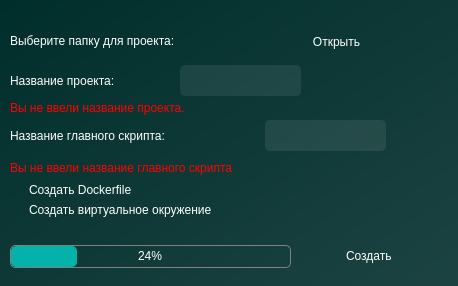
<?xml version="1.0" encoding="UTF-8"?>
<ui version="4.0">
 <class>WidgetCreateProject</class>
 <widget class="QWidget" name="WidgetCreateProject">
  <property name="geometry">
   <rect>
    <x>0</x>
    <y>0</y>
    <width>458</width>
    <height>286</height>
   </rect>
  </property>
  <property name="windowTitle">
   <string>Создание проекта</string>
  </property>
  <property name="windowIcon">
   <iconset>
    <normaloff>../../../../../../Downloads/create_new_folder_FILL0_wght400_GRAD0_opsz48.png</normaloff>../../../../../../Downloads/create_new_folder_FILL0_wght400_GRAD0_opsz48.png</iconset>
  </property>
  <property name="styleSheet">
   <string notr="true">background:qlineargradient(spread:pad, x1:0, y1:0, x2:1, y2:1, stop:0 rgb(0, 46, 43), stop:1 rgb(28, 67, 66));</string>
  </property>
  <widget class="QLabel" name="DirectoryLabel">
   <property name="geometry">
    <rect>
     <x>10</x>
     <y>10</y>
     <width>271</width>
     <height>61</height>
    </rect>
   </property>
   <property name="styleSheet">
    <string notr="true">font: 12pt &quot;Arial&quot;;
color:white;
background-color: rgba(255, 255, 255, 0);
color:white;</string>
   </property>
   <property name="text">
    <string>Выберите папку для проекта:</string>
   </property>
  </widget>
  <widget class="QLabel" name="NameProjectLabel">
   <property name="geometry">
    <rect>
     <x>10</x>
     <y>50</y>
     <width>171</width>
     <height>61</height>
    </rect>
   </property>
   <property name="styleSheet">
    <string notr="true">font: 12pt &quot;Arial&quot;;
color:white;
background-color: rgba(255, 255, 255, 0);
color:white;</string>
   </property>
   <property name="text">
    <string>Название проекта:</string>
   </property>
  </widget>
  <widget class="QLabel" name="NameScriptLabel">
   <property name="geometry">
    <rect>
     <x>10</x>
     <y>110</y>
     <width>251</width>
     <height>51</height>
    </rect>
   </property>
   <property name="styleSheet">
    <string notr="true">font: 12pt &quot;Arial&quot;;
color:white;
background-color: rgba(255, 255, 255, 0);
color:white;</string>
   </property>
   <property name="text">
    <string>Название главного скрипта:</string>
   </property>
  </widget>
  <widget class="QPushButton" name="DirectoryButton">
   <property name="geometry">
    <rect>
     <x>290</x>
     <y>28</y>
     <width>93</width>
     <height>28</height>
    </rect>
   </property>
   <property name="styleSheet">
    <string notr="true">QPushButton {
	font: 10pt &quot;Arial&quot;;
	background-color: rgba(255, 255, 255, 0);
	border-radius: 5px;
	color:white;
}

QPushButton:hover {
	background-color: rgba(255, 255, 255, 50);
	border-radius: 5px;
}</string>
   </property>
   <property name="text">
    <string>Открыть</string>
   </property>
  </widget>
  <widget class="QLineEdit" name="NameProjectEdit">
   <property name="geometry">
    <rect>
     <x>180</x>
     <y>65</y>
     <width>121</width>
     <height>31</height>
    </rect>
   </property>
   <property name="styleSheet">
    <string notr="true">font: 12pt &quot;Arial&quot;;
background-color: rgba(255, 255, 255, 20);
border-radius: 5px;
color:white;
</string>
   </property>
   <property name="alignment">
    <set>Qt::AlignCenter</set>
   </property>
  </widget>
  <widget class="QLineEdit" name="NameMainScript">
   <property name="geometry">
    <rect>
     <x>265</x>
     <y>120</y>
     <width>121</width>
     <height>31</height>
    </rect>
   </property>
   <property name="styleSheet">
    <string notr="true">font: 12pt &quot;Arial&quot;;
background-color: rgba(255, 255, 255, 20);
border-radius: 5px;
color:white;
</string>
   </property>
   <property name="alignment">
    <set>Qt::AlignCenter</set>
   </property>
  </widget>
  <widget class="QPushButton" name="CreateButton">
   <property name="geometry">
    <rect>
     <x>300</x>
     <y>240</y>
     <width>141</width>
     <height>31</height>
    </rect>
   </property>
   <property name="styleSheet">
    <string notr="true">QPushButton {
	font: 10pt &quot;Arial&quot;;
	background-color: rgba(255, 255, 255, 0);
	border-radius: 5px;
	color:white;
}

QPushButton:hover {
	background-color: rgba(255, 255, 255, 50);
	border-radius: 5px;
}</string>
   </property>
   <property name="text">
    <string>Создать </string>
   </property>
  </widget>
  <widget class="QLabel" name="ErrorNameProject">
   <property name="geometry">
    <rect>
     <x>10</x>
     <y>100</y>
     <width>251</width>
     <height>16</height>
    </rect>
   </property>
   <property name="styleSheet">
    <string notr="true">font: 10pt &quot;Arial&quot;;
color:white;
background-color: rgba(255, 255, 255, 0);
color:red;</string>
   </property>
   <property name="text">
    <string>Вы не ввели название проекта.</string>
   </property>
  </widget>
  <widget class="QLabel" name="ErrorMainScript">
   <property name="enabled">
    <bool>true</bool>
   </property>
   <property name="geometry">
    <rect>
     <x>10</x>
     <y>160</y>
     <width>321</width>
     <height>16</height>
    </rect>
   </property>
   <property name="autoFillBackground">
    <bool>false</bool>
   </property>
   <property name="styleSheet">
    <string notr="true">font: 10pt &quot;Arial&quot;;
color:white;
background-color: rgba(255, 255, 255, 0);
color:red;</string>
   </property>
   <property name="text">
    <string>Вы не ввели название главного скрипта</string>
   </property>
  </widget>
  <widget class="QCheckBox" name="EnvCheckBox">
   <property name="geometry">
    <rect>
     <x>10</x>
     <y>200</y>
     <width>281</width>
     <height>20</height>
    </rect>
   </property>
   <property name="styleSheet">
    <string notr="true">font: 10pt &quot;Arial&quot;;
color:white;
background-color: rgba(255, 255, 255, 0);
color:white;</string>
   </property>
   <property name="text">
    <string>Создать виртуальное окружение</string>
   </property>
  </widget>
  <widget class="QCheckBox" name="DockerCheckBox">
   <property name="geometry">
    <rect>
     <x>10</x>
     <y>180</y>
     <width>171</width>
     <height>20</height>
    </rect>
   </property>
   <property name="styleSheet">
    <string notr="true">font: 10pt &quot;Arial&quot;;
color:white;
background-color: rgba(255, 255, 255, 0);
color:white;
</string>
   </property>
   <property name="text">
    <string>Создать Dockerfile</string>
   </property>
  </widget>
  <widget class="QProgressBar" name="ProgressBar">
   <property name="geometry">
    <rect>
     <x>10</x>
     <y>245</y>
     <width>281</width>
     <height>23</height>
    </rect>
   </property>
   <property name="styleSheet">
    <string notr="true">QProgressBar {
    border: 1px solid grey;
    border-radius: 5px;
	font: 9pt &quot;Arial&quot;;
	background-color: rgba(255, 255, 255, 0);
	color:white;
	text-align:center;
}


QProgressBar::chunk {
    background-color: #02b2ab;
	border-radius: 5px;
}

</string>
   </property>
   <property name="value">
    <number>24</number>
   </property>
  </widget>
 </widget>
 <resources/>
 <connections/>
</ui>
